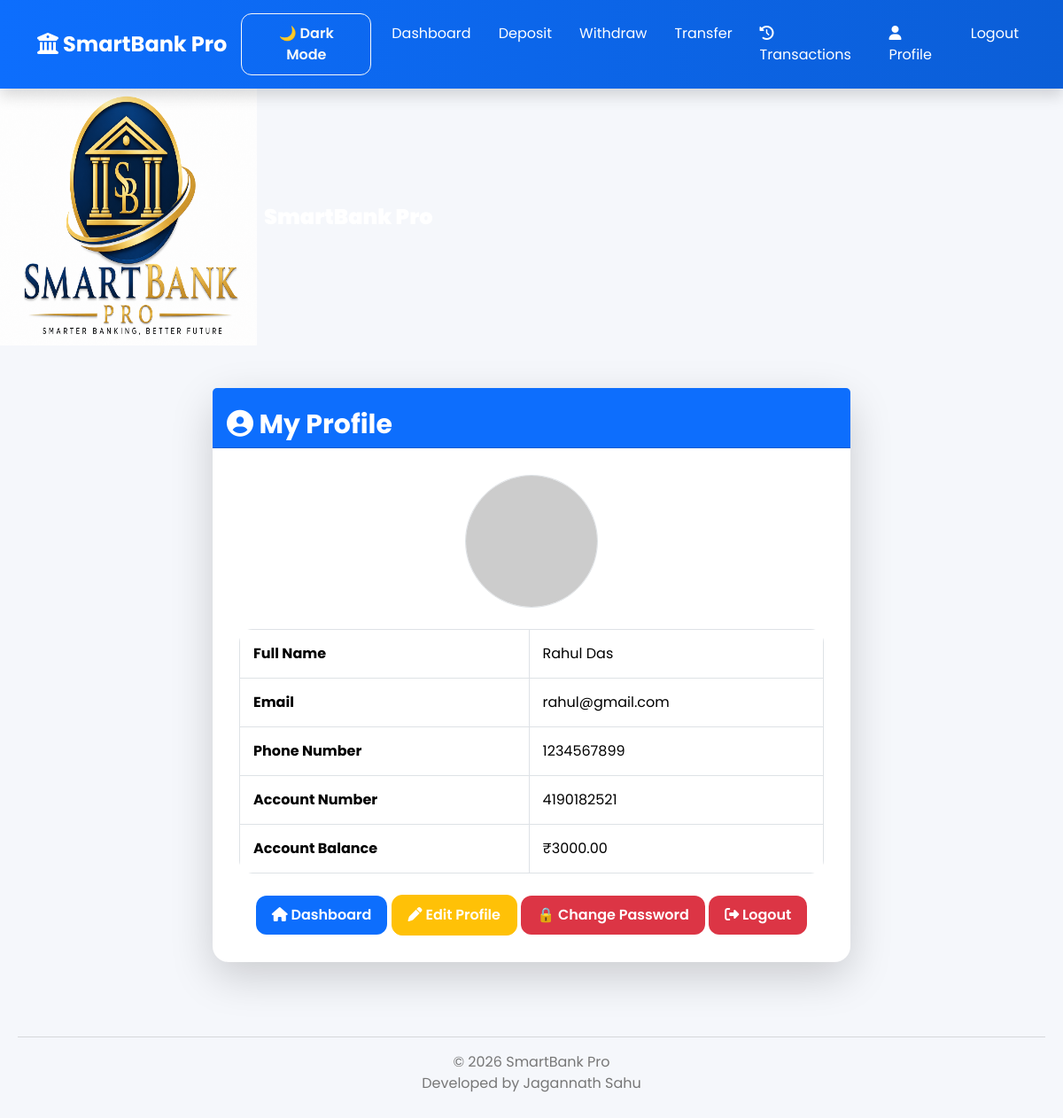
Screenshot of /profile (signed in) with the database file from the repository.
### models.py (models this page shows)
class User(UserMixin, db.Model):
    id = db.Column(db.Integer, primary_key=True)
    full_name = db.Column(db.String(100), nullable=False)
    email = db.Column(db.String(120), unique=True, nullable=False)
    phone = db.Column(db.String(15), nullable=False)
    password = db.Column(db.String(255), nullable=False)
    is_admin = db.Column(db.Boolean, default=False)
    __tablename__ = "users"
    id = db.Column(db.Integer, primary_key=True)
    full_name = db.Column(db.String(100), nullable=False)
    email = db.Column(db.String(120), unique=True, nullable=False)
    phone = db.Column(db.String(15), unique=True)
    password = db.Column(db.String(255), nullable=False)
    created_at = db.Column(db.DateTime, default=datetime.utcnow)
    account = db.relationship(
        "Account",
        backref="owner",
        uselist=False,
        cascade="all, delete-orphan"
    )

class Account(db.Model):
    __tablename__ = "accounts"
    id = db.Column(db.Integer, primary_key=True)
    account_number = db.Column(db.String(20), unique=True)
    account_type = db.Column(
        db.String(30),
        default="Savings"
    )
    balance = db.Column(
        db.Float,
        default=0.0
    )
    ifsc_code = db.Column(
        db.String(20),
        default="SBIN0001234"
    )
    branch = db.Column(
        db.String(100),
        default="Main Branch"
    )
    user_id = db.Column(
        db.Integer,
        db.ForeignKey("users.id")
    )
    transactions = db.relationship(
        "Transaction",
        backref="account",
        cascade="all, delete-orphan"
    )

### app.py (the view)
@app.route("/profile")
@login_required
def profile():
    return render_template(
        "profile.html",
        user=current_user
    )

### app.py (called while the page is built)
@login_manager.user_loader
def load_user(user_id):
    return User.query.get(int(user_id))

### templates/profile.html (shortened to what this page needs)
{% extends "base.html" %}
{% block content %}
<div class="container mt-5">
    <div class="row justify-content-center">
        <div class="col-lg-8">
            <div class="card shadow-lg">
                <div class="card-header bg-primary text-white">
                    <h3 class="mb-0">
                        <i class="fa-solid fa-user-circle"></i>
                        My Profile
                    </h3>
                </div>
                <div class="card-body">
                    <div class="text-center mb-4">
                        <img src="https://ui-avatars.com/api/?name={{ user.full_name }}&background=0D6EFD&color=fff&size=150"
                             class="rounded-circle border"
                             width="150"
                             height="150">
                    </div>
                    <table class="table table-bordered">
                        <tr>
                            <th>Full Name</th>
                            <td>{{ user.full_name }}</td>
                        </tr>
                        <tr>
                            <th>Email</th>
                            <td>{{ user.email }}</td>
                        </tr>
                        <tr>
                            <th>Phone Number</th>
                            <td>{{ user.phone }}</td>
                        </tr>
                        <tr>
                            <th>Account Number</th>
                            <td>{{ user.account.account_number }}</td>
                        </tr>
                        <tr>
                            <th>Account Balance</th>
                            <td>₹{{ "%.2f"|format(user.account.balance) }}</td>
                        </tr>
                    </table>
                    <div class="text-center mt-4">
                        <a href="{{ url_for('dashboard') }}"
                           class="btn btn-primary">
                            <i class="fa-solid fa-house"></i>
                            Dashboard
                        </a>
                        <a href="{{ url_for('edit_profile') }}"
                            class="btn btn-warning">
                            <i class="fa-solid fa-pen"></i>
                            Edit Profile
                        </a>
                        <a href="{{ url_for('change_password') }}"
                            class="btn btn-danger">
                            🔒 Change Password
                        </a>
                        <a href="{{ url_for('logout') }}"
                           class="btn btn-danger">
                            <i class="fa-solid fa-right-from-bracket"></i>
                            Logout
                        </a>
                    </div>
                </div>
            </div>
        </div>
    </div>
</div>
{% endblock %}

### static/css/dashboard.css (style rules this page uses)
* { margin:0; padding:0; box-sizing:border-box; }
body { font-family:'Poppins',sans-serif; background:#eef3f8; color:#333; }
.card { border:none; border-radius:18px; transition:.3s; box-shadow:0 8px 20px rgba(0,0,0,.08); }
.card-body { padding:30px; }
.card h3 { margin-top:15px; font-size:30px; font-weight:700; }
.btn { border-radius:12px; font-weight:600; padding:10px 18px; }
.btn-primary { background:#0d6efd; border:none; }
.btn-danger { border:none; }
.btn-warning { color:white; }
.table { background:white; border-radius:15px; overflow:hidden; }
.table th { padding:15px; }
.table td { padding:15px; vertical-align:middle; }
body { background:#f5f7fb; color:#222; transition:.4s; }

### rows the page displays
User: full_name "Rahul Das", email "rahul@gmail.com", phone "1234567899"
Account: account.account_number "4190182521", account.balance "3000.00"
